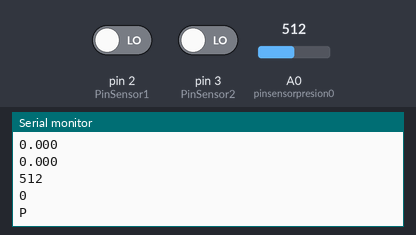
A sketch run on a simulated Arduino Uno, built with avr-gcc and run on an emulated ATmega328P. On the bench: the last lines printed to the serial monitor. The inputs (shaded band) are chosen by the test bench; at power-on: A0 (pinsensorpresion0) = 512, pin 2 (PinSensor1) LOW, pin 3 (PinSensor2) LOW.

Above: at 1.2 s.
1.3 s: A0 (pinsensorpresion0) set to 716
At 1.35 s:
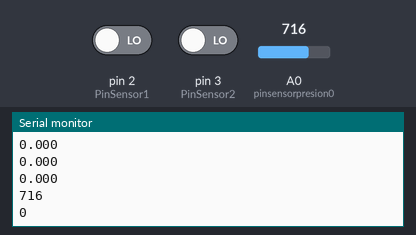
2.8 s: pin 2 (PinSensor1) driven HIGH
At 2.9 s:
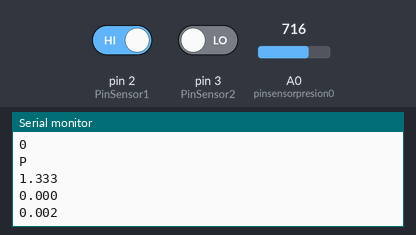
4.3 s: A0 (pinsensorpresion0) set to 900
At 4.35 s:
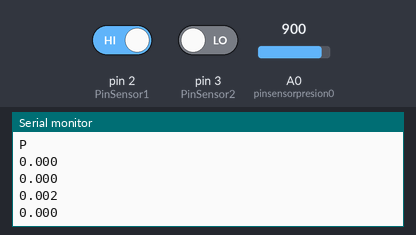
Timing chart, 0 to 7.3 s (numbered marks = the images above; inputs shaded):
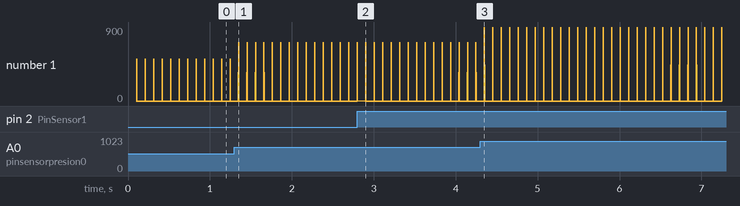

Measured:
- after the input at 1.3 s, the serial monitor: prints a new line after 0.05 s (image 1)
- after the input at 2.8 s, the serial monitor: prints a new line after 0.10 s (image 2)

The sketch:

SensorDeFlujoFreq400ms.ino
```cpp
//Firmware para tarjeta de adquisicion y comunicacion serial con interfaz grafica para monitoreo
//realizada en labview para sistema de monitoreo de fugas


#define factor_conversion1 7.5
#define factor_conversion2 7.5
float TiempoMuestreo = 0.1; //en segundos
volatile long NumPulsos1;   //variable para la cantidad de pulsos recibidos por el sensor 1
volatile long NumPulsos2;   //variable para la cantidad de pulsos recibidos por el sensosr 2

int PinSensor1 = 2;         //Sensor1 conectado en el pin 2
int PinSensor2 = 3;         //Sensor2 conectado en el pin 3/float factor_conversion
int pinsensorpresion0 = 0;
int pinsensorpresion1 = 1;
float volumen1 = 0.0; //volumen del sensor 1
float volumen2 = 0.0; //volumen del sensor 1
float Fre1 = 0.0;
float Fre2 = 0.0;
float TM = 0;
long dt = 0; //variación de tiempo por cada bucle
long t0 = 0; //millis() del bucle anterior
char Tm = ' ';
int u1, u2;

//---Función que se ejecuta en interrupción---------------
void ContarPulsos1()
{
  NumPulsos1++; //incrementamos la variable de pulsos
}
//---Función que se ejecuta en interrupción---------------
void ContarPulsos2()
{
  NumPulsos2++; //incrementamos la variable de pulsos
}
void setup()
{
  Serial.begin(115200);
  pinMode(PinSensor1, INPUT);
  pinMode(PinSensor2, INPUT);
  attachInterrupt(0, ContarPulsos1, RISING); //(Interrupción 0(Pin2),función,Flanco de subida)
  attachInterrupt(1, ContarPulsos2, RISING);
  t0 = millis();
}

void loop()
{
  float frecuencia1 = 0.0; //obtenemos la frecuencia de los pulsos del sensor 1 en Hz
  float frecuencia2 = 0.0; //obtenemos la frecuencia de los pulsos del sensor 2 en Hz
  NumPulsos1 = 0;
  NumPulsos2 = 0;                            //Ponemos a 0 el número de pulsos
  interrupts();                              //Habilitamos las interrupciones
  delay(TiempoMuestreo * 1000);              //muestra de 200ms
  noInterrupts();                            //Deshabilitamos  las interrupciones
  frecuencia1 = NumPulsos1 / TiempoMuestreo; //Hz(pulsos por segundo)
  frecuencia2 = NumPulsos2 / TiempoMuestreo;
  Fre1 = frecuencia1;
  Fre2 = frecuencia2;
  float caudal1_L_m = frecuencia1 / factor_conversion1; //calculamos el caudal en L/m
  float caudal2_L_m = frecuencia2 / factor_conversion2; //calculamos el caudal en L/m
  dt = millis() - t0;                                   //calculamos la variación de tiempo
  t0 = millis();

  volumen1 = volumen1 + (caudal1_L_m / 60.0) * (dt / 1000.0); // volumen(L)=caudal(L/s)*tiempo(s)
  volumen2 = volumen2 + (caudal2_L_m / 60.0) * (dt / 1000.0); // volumen(L)=caudal(L/s)*tiempo(s)
  u1 = analogRead(pinsensorpresion0);
  u2 = 0; //analogRead(pinsensorpresion1);

  //-----Enviamos por el puerto serie---------------
  Serial.println(caudal1_L_m, 3);
  Serial.println(caudal2_L_m, 3);
  Serial.println(volumen1, 3);
  Serial.println(volumen2, 3);
  Serial.println(Fre1, 3);
  Serial.println(Fre2, 3);
  Serial.println(u1); //presion
  Serial.println(u2);
  Serial.println("P"); //TERMINADOR DE CADENA
}
```
